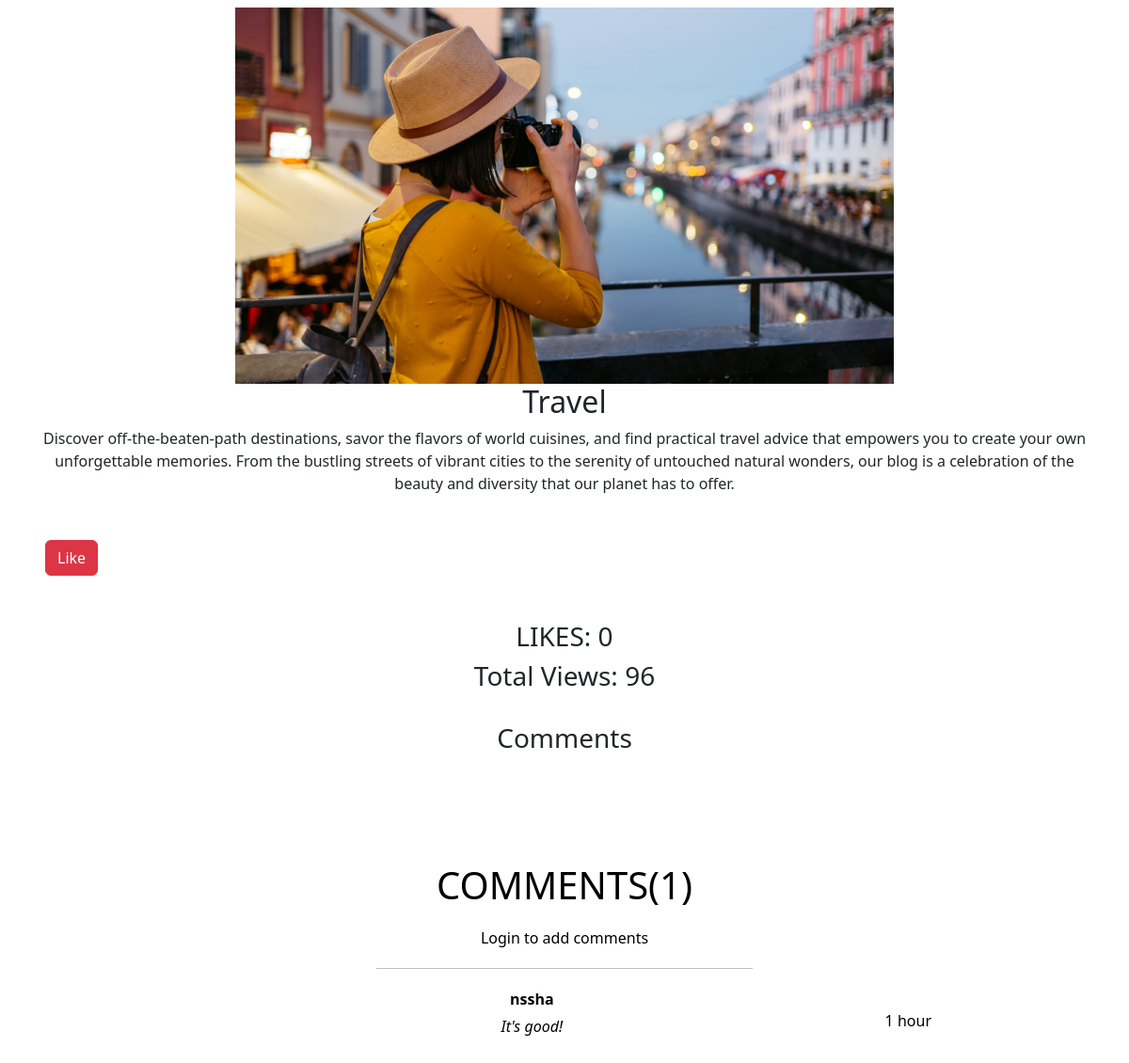
Page /blog_details/1/ on the committed database.
### myblog/models.py (models this page shows, shortened)
class blog_post(models.Model):
    blog_name = models.CharField(max_length=100)
    cover_img = models.ImageField(upload_to='media/images')
    like_count=models.IntegerField(default=0, null=True)
    views_count=models.IntegerField(default=0, null=True)
    blog_description = RichTextField()
    blog_cat = models.ForeignKey(Blog_Category, on_delete = models.CASCADE, null=True)

class Comment(models.Model):
    post = models.ForeignKey(blog_post, on_delete=models.CASCADE, related_name='comments')
    author = models.ForeignKey(User, on_delete=models.CASCADE)
    text = models.TextField()
    created_date = models.DateTimeField(default=timezone.now)

### myblog/views.py (the view)
# urls.py: path('blog_details/<str:blog_id>/',views.blog_details,name ='blog_details'),
def blog_details(request, blog_id):
    obj = get_object_or_404(blog_post, pk=blog_id)
    strip_tags(blog_post.blog_description)
    z=obj.views_count
    z=z+1
    obj.views_count=z
    obj.save()
    return render(request,'myblog/blog_details.html', {"obj":obj})

### myblog/templates/myblog/blog_details.html (shortened to what this page needs)
<!DOCTYPE html>
<html lang="en">
<head>
    <link href="https://cdn.jsdelivr.net/npm/bootstrap@5.3.2/dist/css/bootstrap.min.css" rel="stylesheet">
</head>
<body>
    <div class="container mt-2 text-center">
        <img src="{{ obj.cover_img.url }}" class="card-img-top" style="width: 700px; height: 400px;" alt="...">
        <h2 class="text-center">{{ obj.blog_name }}</h2>
        {{ obj.blog_description | striptags | safe }}
    </div>
    <br>
    <br>
    <div class="btn-group mx-5" role="group" aria-label="Basic mixed styles example">
        <button type="button" class="btn btn-danger" href="{% url 'addLikes' obj.id %}">Like</button>
    </div>
    <br>
    <br>
    <span class="container text-center">
        <h3>LIKES: {{obj.like_count}}</h3>
        <h3>Total Views: {{obj.views_count}}</h3>
    </span>
    <br>
    <h3 class="text-center">Comments</h3>
    <br>
    <br>
    <div id="comment_c" style="color: black">
    {% with comment_count=obj.comments.count %}
    <div class="comments-container text-center" style="margin: auto; width: 100%; max-width: 800px;">
        <h1 style="margin-bottom: 20px; margin-top: 60px; color: black; text-align: center;">COMMENTS({{ comment_count }})</h1>
        {% if user.is_authenticated %}
            <form method="post" action="{% url 'add_comment' blog_id=obj.id %}" style="margin-bottom: 20px; text-align: center;">
                {% csrf_token %}
                <div style="display: inline-block; background-color: rgba(248, 249, 250, 0.8); border-radius: 8px; padding: 10px; margin-bottom: 10px;">
                    {{ form.text }}
                </div>
                <button type="submit" class="btn btn-primary" style="display: block; margin: 0 auto;">Submit</button>
            </form>
        {% else %}
            <p style="margin-bottom: 20px; text-align: center; color: black;">Login to add comments</p>
        {% endif %}
        <hr style="width: 50%; margin: 20px auto; border-color: black;">
        {% for comment in obj.comments.all %}
            <div style="margin-bottom: 20px; text-align: center; color: black; display: flex; align-items: center; justify-content: center;">
                <div style="flex-grow: 1;">
                    <p style="margin-bottom: 5px; font-weight: bold;">{{ comment.author.username }}</p>
                    <p style="margin-top: 5px; font-style: italic;">{{ comment.text }}</p>
                </div>
                <div style="display: flex; align-items: center;">
                    <p style="margin: 10px; color: black;"><h7>{{ comment.created_date|timesince }}</h7></p>
                </div>
            </div>
        {% endfor %}
    </div>
 {% endwith %}
</div>
</body>
</html>

### rows in the picture
blog_post: cover_img (picture), blog_name "Travel", blog_description "Discover off-the-beaten-path destinations, savor the flavors of world cuisines, and find practical travel advice that empowers you to create your own unforgettable memories. From the bustling streets of vibrant cities to the serenity of untouched natural wonders, our blog is a celebration of the beauty and diversity that our planet has to offer.", like_count "0", views_count "96"
Comment: author.username "nssha", text "It's good!", created_date "1 hour"

### other values in the picture
{{ comment_count }} "1"
